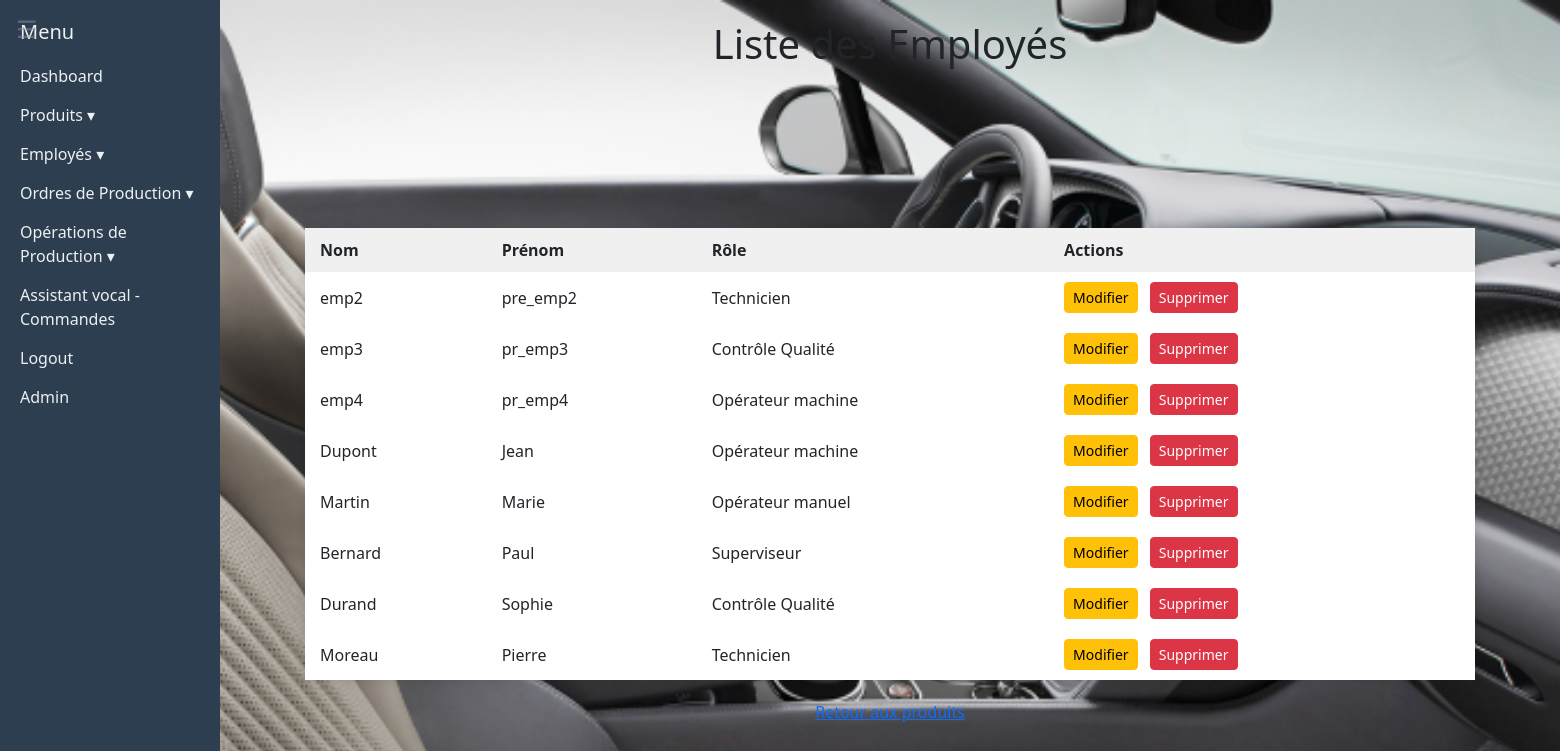
Before: /dashboard/employes/ (signed in) with the older database file.
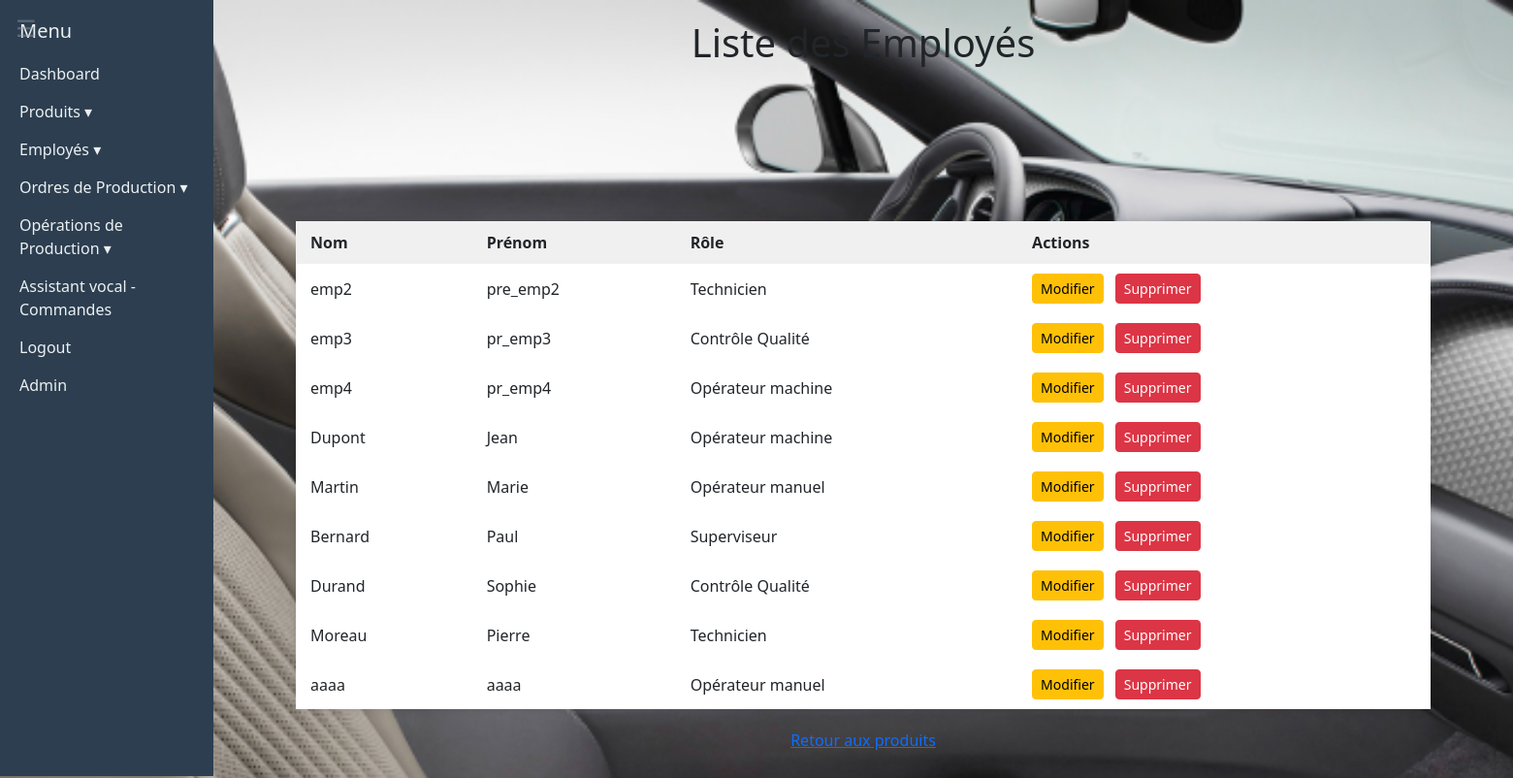
After: the same page with the newer database file.
### dashboard/models.py (models this page shows, shortened)
class Employe(models.Model):
    ROLE_CHOICES = [
        ('operateur_main', 'Opérateur manuel'),
        ('operateur_machine', 'Opérateur machine'),
        ('superviseur', 'Superviseur'),
        ('technicien', 'Technicien'),
        ('controle_qualite', 'Contrôle Qualité'),
        ('autre', 'Autre'),
    ]
    nom = models.CharField(max_length=50)
    prenom = models.CharField(max_length=50)
    role = models.CharField(max_length=30, choices=ROLE_CHOICES)

### dashboard/views.py (the view)
# urls.py: path('employes/', views.liste_employes, name='liste_employes'),
@roles_required('admin')
def liste_employes(request):
    employes = Employe.objects.all()
    return render(request, 'liste_employes.html', {'employes': employes})

### dashboard/views.py (called while the page is built)
def roles_required(role):
    def decorator(view_func):
        @wraps(view_func)
        def _wrapped_view(request, *args, **kwargs):
            if not request.user.is_authenticated:
                return redirect('login')
            if role not in getattr(request.user, 'role', ''):
                messages.error(request, "Accès refusé : vous n'avez pas la permission.")
                return redirect('page_accueil')  # ou une page d'accueil, tableau de bord, etc.
            return view_func(request, *args, **kwargs)
        return _wrapped_view
    return decorator

### dashboard/templates/liste_employes.html (shortened to what this page needs)
{% extends 'base.html' %}
{% load static %}
{% block content %}
    <h1 style="text-align:center;"> Liste des Employés</h1>
    <table>
        <thead>
            <tr>
                <th>Nom</th>
                <th>Prénom</th>
                <th>Rôle</th>
                <th>Actions</th>
            </tr>
        </thead>
        <tbody>
            {% for e in employes %}
            <tr>
                <td>{{ e.nom }}</td>
                <td>{{ e.prenom }}</td>
                <td>{{ e.get_role_display }}</td>
                <td>
                      <a href="{% url 'modifier_employe' e.id %}" class="btn btn-warning btn-sm me-2">Modifier</a>
            <a href="{% url 'supprimer_employe' e.id %}" class="btn btn-danger btn-sm" onclick="return confirm('Voulez-vous vraiment supprimer ce produit ?');">Supprimer</a>
                </td>
            </tr>
            {% empty %}
            <tr><td colspan="4" style="text-align:center;">Aucun employé.</td></tr>
            {% endfor %}
        </tbody>
    </table>
    <a href="{% url 'liste_produits' %}" style="display:block; width: 150px; margin: 20px auto; text-align: center;">Retour aux produits</a>
{% endblock %}

Changed rows visible on the page:
added Employe: nom "aaaa", prenom "aaaa", role "Opérateur manuel"
